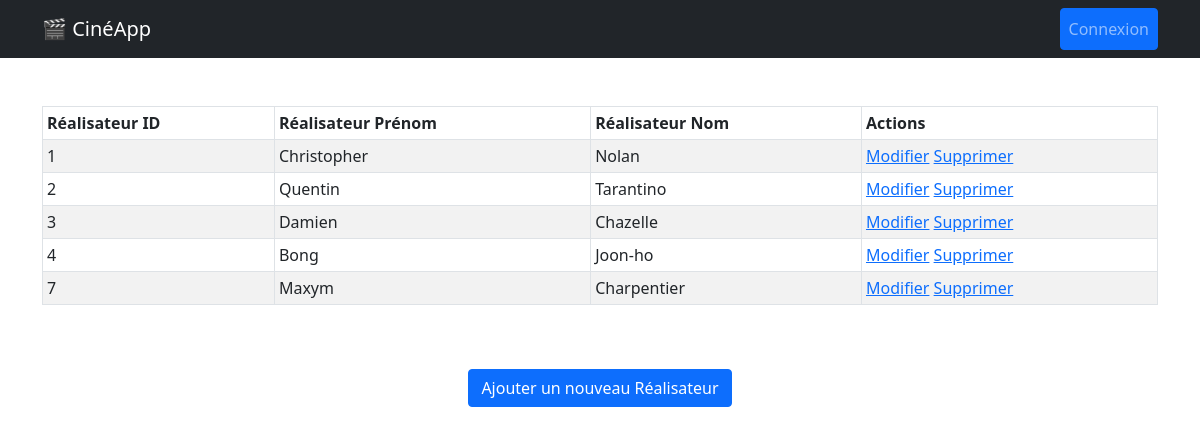
/realisateur/, run on an earlier commit of the app's database.
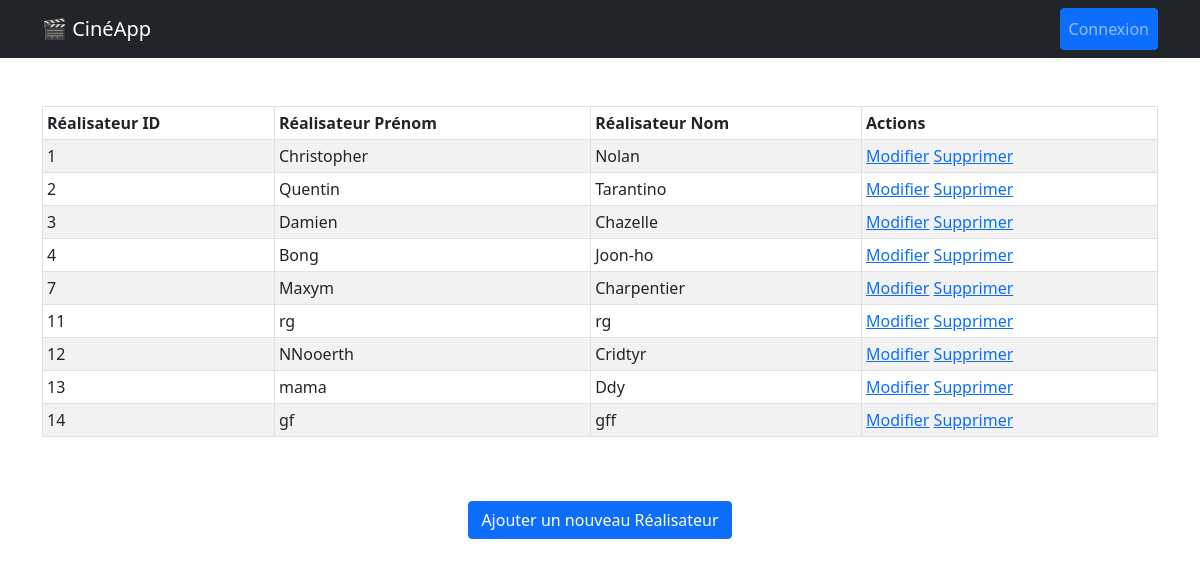
And on a later commit of the database.
### lesFilms/models.py (models this page shows, shortened)
class Realisateur(models.Model):
    nom = models.CharField(max_length=250)
    prenom = models.CharField(max_length=250)

### lesFilms/views.py (the view)
# urls.py: path("realisateur/", views.RealisateurListView.as_view(), name="realisateur_list"),
class RealisateurListView(ListView):
    model = Realisateur
    template_name = (
        "lesFilms/realisateur/realisateur_list.html"  # Nom du template à utiliser
    )
    context_object_name = (
        "realisateurs"  # Nom de la variable à utiliser dans le template
    )

### lesFilms/templates/lesFilms/Realisateur/realisateur_list.html (shortened to what this page needs)
{% extends "lesFilms/base.html" %}
{% block content %}
<table class="table table-striped table-bordered table-sm">
  <thead class="thead-dark">
    <tr>
      <th>Réalisateur ID</th>
      <th>Réalisateur Prénom</th>
      <th>Réalisateur Nom</th>
      <th>Actions</th>
    </tr>
  </thead>
  <tbody>
    {% for realisateur in realisateurs %}
    <tr>
      <td>{{ realisateur.id }}</td>
      <td>{{ realisateur.prenom }}</td>
      <td>{{ realisateur.nom }}</td>
      <td>
        <a href="{% url 'realisateur_edit' realisateur.id %}"
          ><span class="glyphicon glyphicon-pencil">Modifier</span></a
        >
        <a
          href="#"
          data-bs-toggle="modal"
          data-bs-target="#deleteModal"
          data-url="{% url 'realisateur_delete' realisateur.id %}"
          class="open-deleteModal"
          >Supprimer</a
        >
      </td>
    </tr>
    {% endfor %}
  </tbody>
</table>
<br />
<br />
<div class="justify-content-center d-flex">
  <a href="{% url 'realisateur_add' %}" class="btn btn-primary"
    >Ajouter un nouveau Réalisateur</a
  >
</div>
{% endblock %}

What changed in the data, as far as the page shows it:
added Realisateur: id "11", prenom "rg", nom "rg"
added Realisateur: id "12", prenom "NNooerth", nom "Cridtyr"
added Realisateur: id "13", prenom "mama", nom "Ddy"
added Realisateur: id "14", prenom "gf", nom "gff"
